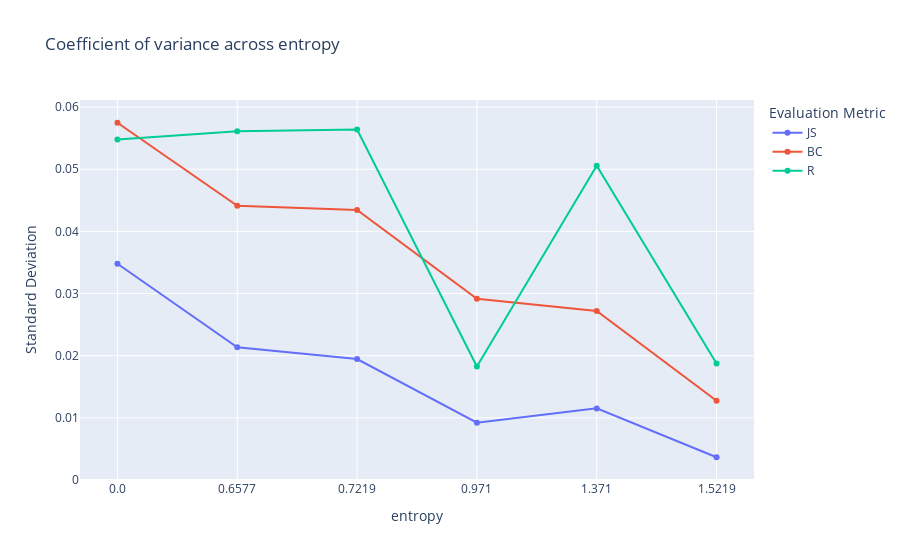

Notebook source saved alongside this figure:
### Code cell
import plotly.graph_objects as go
fig = go.Figure()
fig.add_trace(go.Scatter(x=std_df.entropy, y=std_df.JS_STD, name='JS'))
fig.add_trace(go.Scatter(x=std_df.entropy, y=std_df.BC_STD, name='BC'))
fig.add_trace(go.Scatter(x=std_df.entropy, y=std_df.R_STD, name='R'))
fig.update_layout(barmode='group',
        title = "Coefficient of variance across entropy",
        xaxis_title = "entropy",
        yaxis_title = "Standard Deviation",
        legend_title = "Evaluation Metric")
fig.show()

### Figure 1 — Plotly figure (JSON) as saved in the notebook; plotly's stock layout.template omitted (floating-point values rounded to 4 significant figures)
{"data": [{"name": "JS", "type": "scatter", "x": ["0.0", "0.6577", "0.7219", "0.971", "1.371", "1.5219"], "y": [0.03479, 0.02135, 0.01946, 0.009228, 0.01152, 0.003657]}, {"name": "BC", "type": "scatter", "x": ["0.0", "0.6577", "0.7219", "0.971", "1.371", "1.5219"], "y": [0.05748, 0.04411, 0.04345, 0.02917, 0.02719, 0.01274]}, {"name": "R", "type": "scatter", "x": ["0.0", "0.6577", "0.7219", "0.971", "1.371", "1.5219"], "y": [0.05478, 0.05611, 0.05638, 0.01826, 0.05057, 0.01874]}], "layout": {"barmode": "group", "legend": {"title": {"text": "Evaluation Metric"}}, "title": {"text": "Coefficient of variance across entropy"}, "xaxis": {"title": {"text": "entropy"}}, "yaxis": {"title": {"text": "Standard Deviation"}}}}
